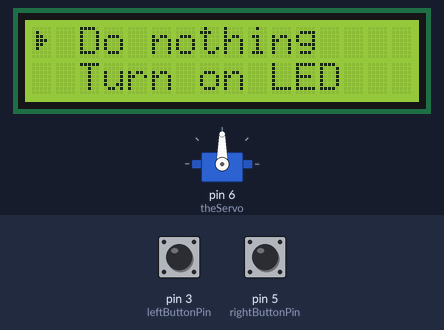
A sketch run on a simulated Arduino Uno, built with avr-gcc and run on an emulated ATmega328P. On the bench: servo, 16×2 character LCD. Inputs (shaded band) come from the test bench; at power-on: pin 3 (leftButtonPin) LOW, pin 5 (rightButtonPin) LOW.

Above: at 7.2 s.
7.3 s: pin 3 (leftButtonPin) pulled HIGH for 0.15 s
At 8.4 s:
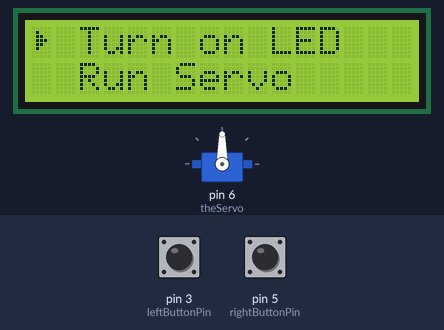
8.9 s: pin 3 (leftButtonPin) pulled HIGH for 1 s
At 9.6 s:
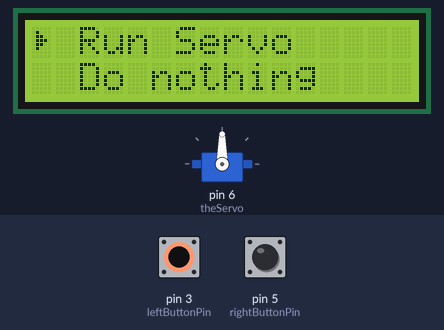
11.4 s: pin 5 (rightButtonPin) pulled HIGH for 0.15 s
At 12.6 s:
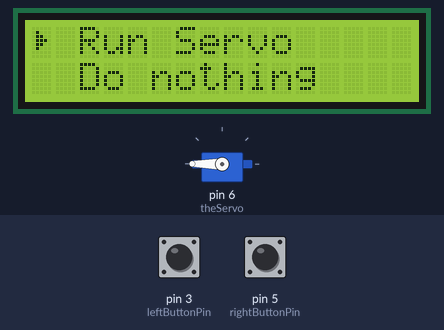
13.0 s: pin 3 (leftButtonPin) pulled HIGH for 0.15 s
At 13.9 s:
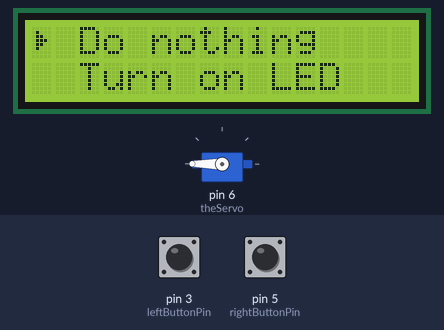
14.6 s: pin 3 (leftButtonPin) pulled HIGH for 3.2 s
At 15.1 s:
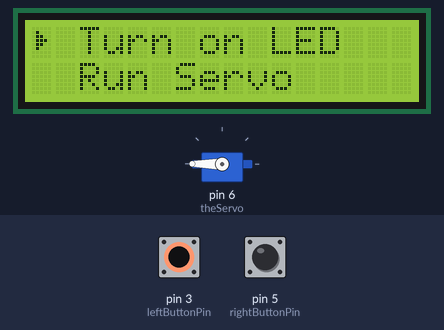
Timing chart, 0 to 17.6 s (numbered marks = the images above; inputs shaded):
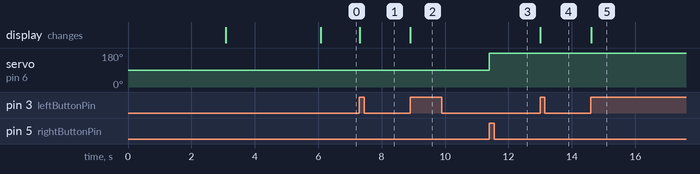

The sketch:

2_button_LCD_action_menu.ino
```cpp
/*
2 button LCD action menu

Shows a splash screen with instructions.
Then dispalys a list of actions, such as turn an LED on, or run a servo motor.

Left button scrolls through menu, right selects an item.
*/

#include <LiquidCrystal.h>
#include <Servo.h>

const int rs = 13, en = 12, d4 = 11, d5 = 10, d6 = 9, d7 = 8;
LiquidCrystal lcd(rs, en, d4, d5, d6, d7);

const int leftButtonPin = 3;
const int rightButtonPin = 5;

int index = 0;
String menuArr[4] = {"Do nothing    ", "Turn on LED   ", "Run Servo     "};

bool rightPressed = false;
bool leftPressed = false;

Servo theServo;
int servoPos = 0;

// Custom LCD characters
byte rightArrow[8] = {
  B00000,
  B01000,
  B01100,
  B01110,
  B01100,
  B01000,
  B00000,
};

void setup() {
  // Setup custom lcd characters
  lcd.createChar(0, rightArrow);

  // Connected items
  pinMode(LED_BUILTIN, OUTPUT);
  theServo.attach(6);

  // Setup the LCD"s number of columns and rows:
  lcd.begin(16, 2);
  lcd.clear();

  // Welcome splash screen
  lcd.setCursor(0, 0);
  lcd.print("Welcome to");
  lcd.setCursor(0, 1);
  lcd.print("the LCD menu!");

  delay(3000);
  lcd.clear();

  lcd.setCursor(0, 0);
  lcd.print("Select an item");
  lcd.setCursor(0, 1);
  lcd.print("the following:");

  delay(3000);
  lcd.clear();
  // End splash screen

  // Display first 2 items in menu
  lcd.setCursor(0, 0);
  lcd.write(byte(0));
  lcd.print(" " + menuArr[0]);
  lcd.setCursor(0, 1);
  lcd.print("  " + menuArr[1]);

  // Serial bps rate for debugging
  // Serial.begin(9600);
}

void loop() {
  if (leftPressed == false && digitalRead(leftButtonPin) == HIGH) {
    leftPressed = true;
    handleLeftPress();
  } else if (leftPressed == true && digitalRead(leftButtonPin) == LOW) {
    leftPressed = false;
  }

  if (rightPressed == false && digitalRead(rightButtonPin) == HIGH) {
    rightPressed = true;
    handleRightPress();
  } else if (rightPressed == true && digitalRead(rightButtonPin) == LOW) {
    rightPressed = false;
  };
}

// Move index down menu
void handleLeftPress() {
  if (index >= 2) { // or arr length
    index = 0;
  } else {
    index++;
  }

  lcd.setCursor(0, 0);
  lcd.write(byte(0));
  lcd.print(" " + menuArr[index]);

  if (index == 2) { // second to last item
    lcd.setCursor(0, 1);
    lcd.print("  " + menuArr[0]);
  } else {
    lcd.setCursor(0, 1);
    lcd.print("  " + menuArr[index + 1]);
  }
}

// Perform action at menu index that is currently selected
void handleRightPress() {
  if (index == 1) {
    if (digitalRead(LED_BUILTIN) == LOW) {
      digitalWrite(LED_BUILTIN, HIGH);
    } else {
      digitalWrite(LED_BUILTIN, LOW);
    }
  } else if (index == 2) {
    if (servoPos > 90) {
      theServo.write(10);
    } else {
      theServo.write(180);
    }
  }
}
```

Measured:
- after the input at 7.3 s, the display: changes at once (image 1)
- after the input at 8.9 s, the display: changes at once (image 2)
- after the input at 11.4 s, servo on pin 6 (theServo): 90° → 180° at once
- after the input at 13.0 s, the display: changes at once (image 4)
- after the input at 14.6 s, the display: changes at once (image 5)
